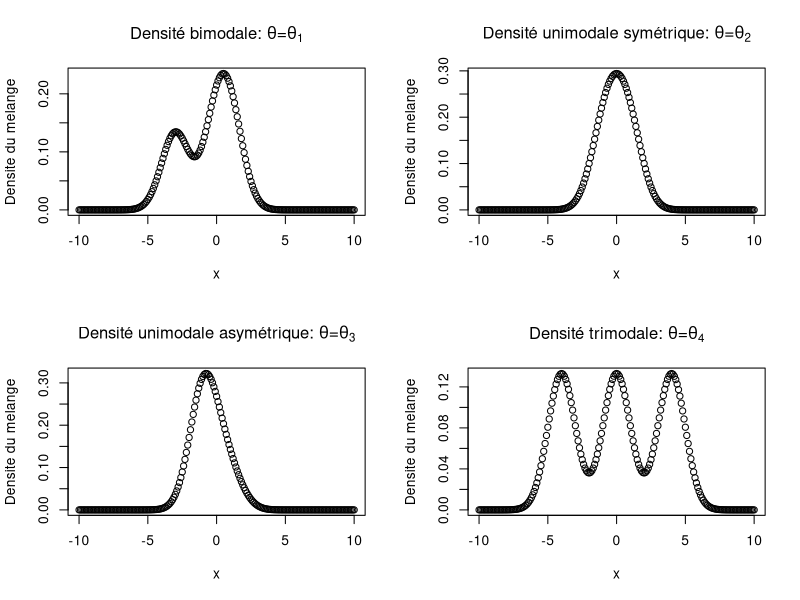
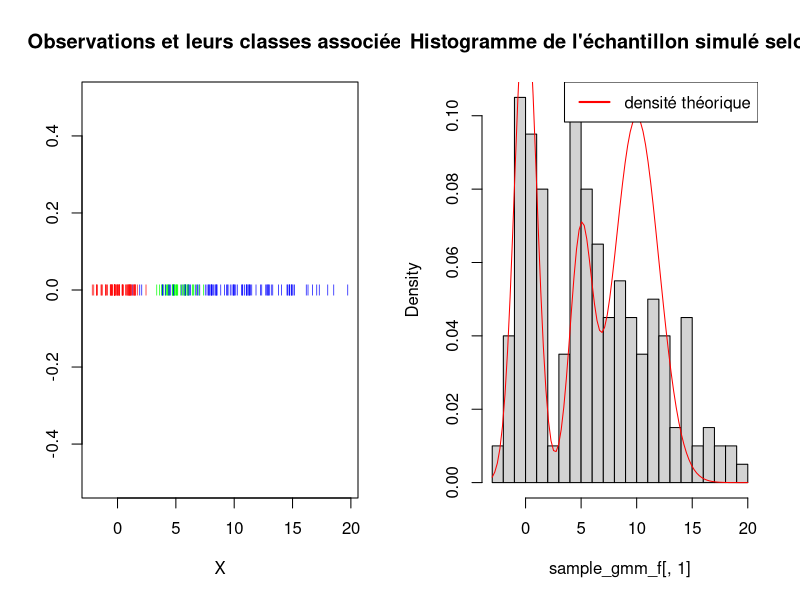
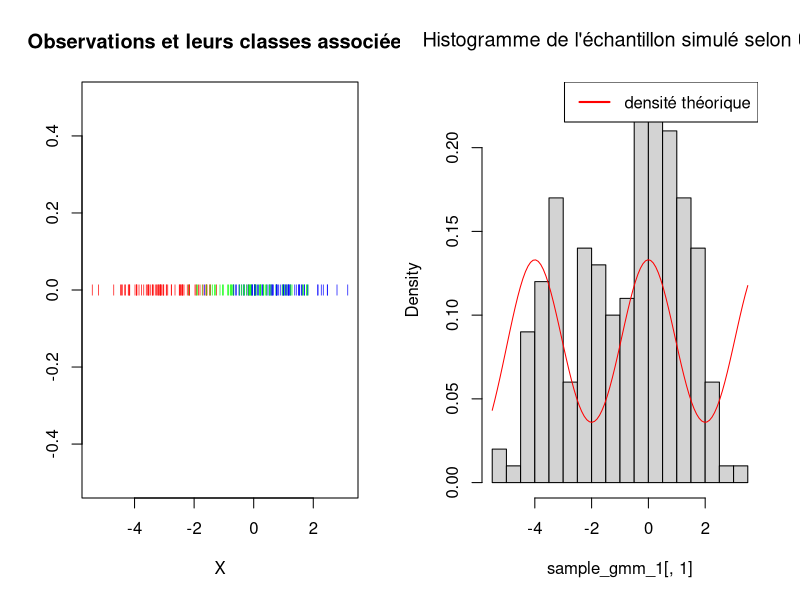
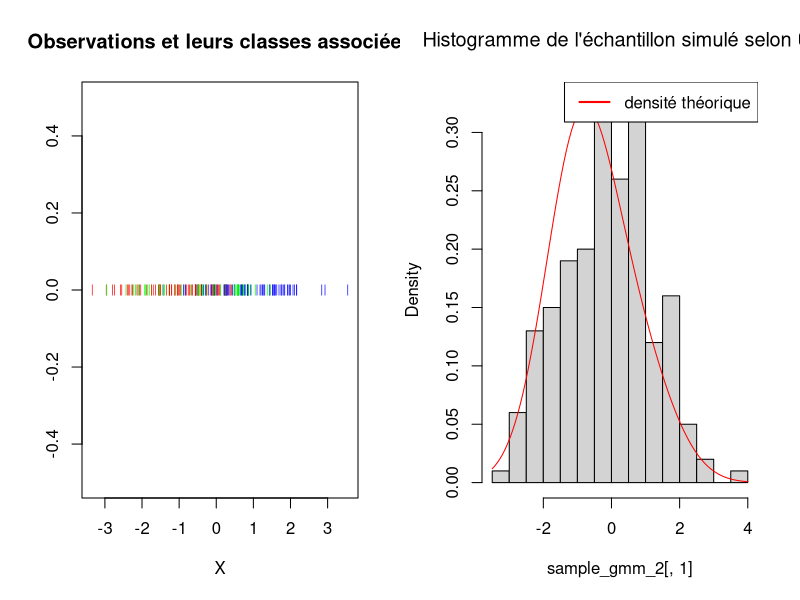

R code for these plots, in order:
## ---- chunk 1
knitr::opts_chunk$set(echo = TRUE)
## ---- chunk 2
set.seed(1111)
## ---- chunk 3
# Fonction de calcul de la densité du mélange
GMM_density <- function(x, nb_components, params) {
  s = 0
  for(comp in 1:nb_components) {
    s = s + params$pi[comp]*dnorm(x, mean=params$mu[comp] , sd=sqrt(params$var[comp]))
  }
  return (s)
}
# Représentations graphiques
x = seq(-10, 10, 0.1)
J = 3 #nombre de composantes
params_bimod  <- list(pi=c(1/3, 1/3, 1/3), mu=c(-3, 0, 1), var=c(1, 1, 1))
params_unimod_sym <- list(pi=c(1/3, 1/3, 1/3), mu=c(-1, 0, 1), var=c(1, 1, 1))
params_trimod <- list(pi=c(1/3, 1/3, 1/3), mu=c(-4, 0, 4), var=c(1, 1, 1))
params_unimod_skew <- list(pi=c(2/3, 1/6, 1/6), mu=c(-1, 0, 1), var=c(1, 1, 1))

par(mfrow = c(2, 2), pch=1)
ylab='Densite du melange'
plot(x, GMM_density(x, J, params_bimod), main = expression(paste("Densité bimodale: ", theta,'=',theta[1])), ylab=ylab)
plot(x, GMM_density(x, J, params_unimod_sym), main = expression(paste("Densité unimodale symétrique: ", theta,'=',theta[2])), ylab=ylab)
plot(x, GMM_density(x, J, params_unimod_skew), main = expression(paste("Densité unimodale asymétrique: ", theta,'=',theta[3])), ylab=ylab)
plot(x, GMM_density(x, J, params_trimod), main = expression(paste("Densité trimodale: ", theta,'=',theta[4])), ylab=ylab)

## ---- chunk 4
# Génération de l'échantillon
sample_from_GMM <- function(sample_size, params) {
  J = length(params$pi)
  X = vector(length=sample_size)
  Z = sample(1:J, size=sample_size, replace=TRUE, prob=params$pi)
  for(i in 1:sample_size) {
    X[i] = rnorm(n=1, mean=params$mu[Z[i]], sd=params$var[Z[i]])
  }
  return(cbind(X, Z))
}
# Graphiques
theta = list(pi=c(1/3,1/6,1/2), mu=c(0,5,10), var=c(1,1,4))
sample_gmm_f = sample_from_GMM(200, theta)
par(mfrow = c(1, 2))
colors <- c("red", "green", "blue")[sample_gmm_f[, 2]]
plot(sample_gmm_f[, 1], rep(0, 200), pch = '|', cex=0.7, col = colors, main = "Observations et leurs classes associées", xlab = "X", ylab = "", ylim=c(-0.5,0.5))
hist(sample_gmm_f[,1], probability=TRUE, breaks=30, main="Histogramme de l'échantillon simulé selon f")
f <- function(x){return(GMM_density(x,3,theta))}
curve(f, add=TRUE, col="red")
legend("topright", legend = "densité théorique", col = "red", lty = 1, lwd = 2)

sample_gmm_1 = sample_from_GMM(200, params_bimod)
par(mfrow = c(1, 2))
colors <- c("red", "green", "blue")[sample_gmm_1[, 2]]
plot(sample_gmm_1[, 1], rep(0, 200), pch = '|', cex=0.7, col = colors, main = "Observations et leurs classes associées", xlab = "X", ylab = "", ylim=c(-0.5,0.5))
hist(sample_gmm_1[,1], probability=TRUE, breaks=30, main=expression(paste("Histogramme de l'échantillon simulé selon ", theta[1])))
f <- function(x){return(GMM_density(x,3,params_trimod))}
curve(f, add=TRUE, col="red")
legend("topright", legend = "densité théorique", col = "red", lty = 1, lwd = 2)

sample_gmm_2 = sample_from_GMM(200, params_unimod_sym)
par(mfrow = c(1, 2))
colors <- c("red", "green", "blue")[sample_gmm_2[, 2]]
plot(sample_gmm_2[, 1], rep(0, 200), pch = '|', cex=0.7, col = colors, main = "Observations et leurs classes associées", xlab = "X", ylab = "", ylim=c(-0.5,0.5))
hist(sample_gmm_2[,1], probability=TRUE, breaks=20, main=expression(paste("Histogramme de l'échantillon simulé selon ", theta[2])))
f <- function(x){return(GMM_density(x,3,params_unimod_skew))}
curve(f, add=TRUE, col="red")
legend("topright", legend = "densité théorique", col = "red", lty = 1, lwd = 2)

